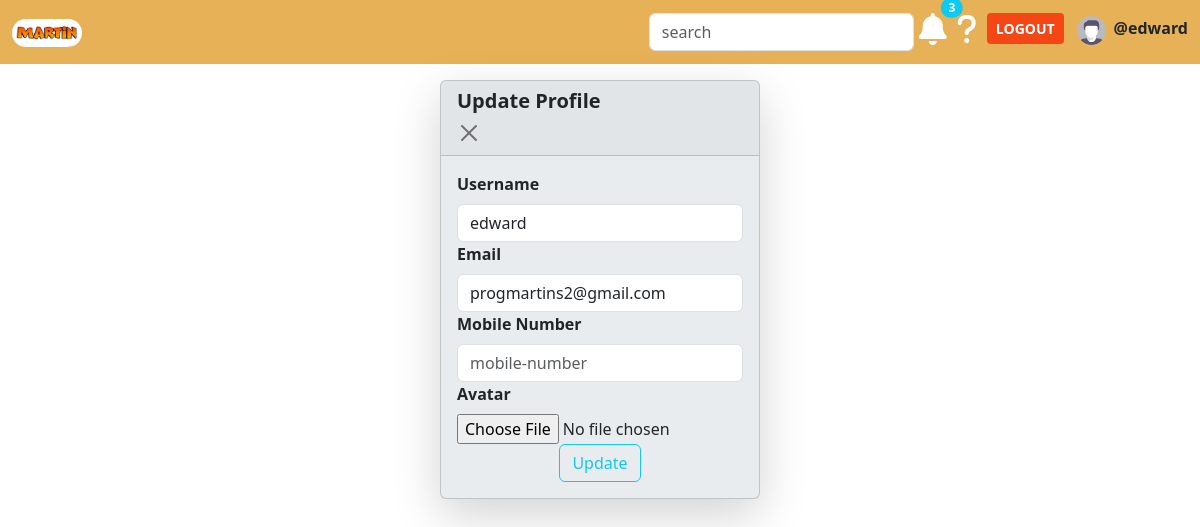
/profile-update/ (signed in), run on an earlier commit of the app's database.
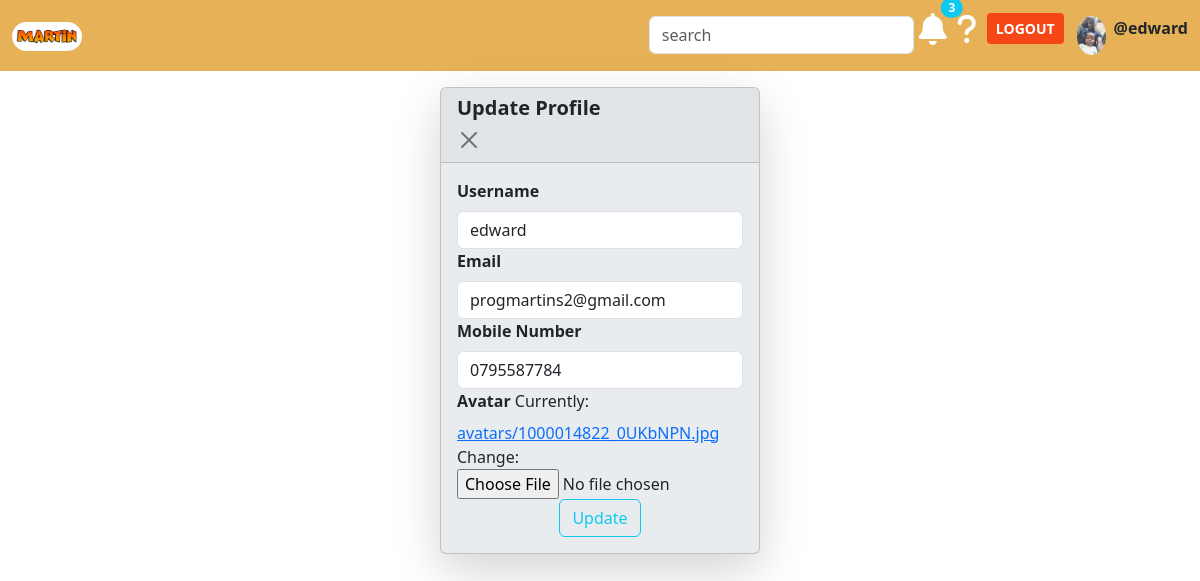
And on a later commit of the database.
### taskmng/models.py (models this page shows, shortened)
class User(AbstractUser):
    username=models.CharField(max_length=100)
    email=models.EmailField(unique=True)
    mobile_number=models.CharField(max_length=13, blank=True, null=True,unique=True)
    avatar=models.ImageField(null=True, default=None, upload_to='avatars/')
    USERNAME_FIELD='email'
    REQUIRED_FIELDS=['username']

### taskmng/views.py (the view, shortened to what this page needs)
# urls.py: path('profile-update/', profileupdate, name="profileupdate")
def profileupdate(request):
    user=request.user
    form=Profileupdateform(instance=user)
    return render(request,'taskmng/profiletabs/profileupdate.html', {'form':form})

### taskmng/forms.py
class Profileupdateform(forms.ModelForm):
    class Meta:
        model=User
        fields=['username','email','mobile_number','avatar']
        widgets={
            'username':forms.TextInput(attrs={
                'class':'form-control',
                'placeholder':'username'
            }),
            'email':forms.EmailInput(attrs={
                'class':'form-control',
                'placeholder':'email'
            }),
            'mobile_number':forms.TextInput(attrs={
                'class':'form-control',
                'placeholder':'mobile-number'
            }),
            'avatar':forms.ClearableFileInput(attrs={
                'class':'form-control-file'
            })
        }

### taskmng/templates/taskmng/profiletabs/profileupdate.html (shortened to what this page needs)
{% extends 'main.html'%}
{% block content%}
<div class="d-flex justify-content-center">
    <div class="card shadow-lg mt-3 bg-body-secondary" style="width:20rem" >
        <div class="card-header">
            <h1 class="card-title fs-5 fw-bold" id="profileupdatelabel">Update Profile</h1>
            <button class="btn-close" data-bs-dismiss="card" aria-label="Close"></button>
        </div>
        <div class="card-body">
            <form method="POST" action="" enctype="multipart/form-data">
                <div>
                    <label class="form-label fw-bold" for="{{form.username.id_for_label}}">Username</label>
                    {{form.username}}
                </div>
                <div>
                    <label class="form-label fw-bold" for="{{form.email.id_for_label}}">Email</label>
                    {{form.email}}
                </div>
                <div>
                    <label class="form-label fw-bold">Mobile Number</label>
                    {{form.mobile_number}}
                </div>
                <div>
                    <label class="form-label fw-bold">Avatar</label>
                    {{form.avatar}}
                </div>
                <div class="d-flex justify-content-center">
                    <button class="btn btn-outline-info" type="submit">Update</button>
                </div>
            </form>
        </div>
    </div>
</div>
{% endblock%}

### templates/main.html (shortened to what this page needs)
{% load static %}
<!DOCTYPE html>
<html>
    <head>
        <link rel="stylesheet" href="{% static 'main.css' %}"/>
        <link rel="stylesheet" href="{% static 'taskmng/task.css' %}"/>
        <link href="https://cdn.jsdelivr.net/npm/bootstrap@5.3.3/dist/css/bootstrap.min.css" rel="stylesheet">
    </head>
    <boby class="bg-secondary">
        {% include 'navbar.html' %}
        {% block content %}{% endblock %}
    </body>
</html>

### templates/navbar.html (shortened to what this page needs)
{% load static %}
<nav class="navbar navbar-expand-lg" style="background-color:#e6b157">
    <div class=" container-fluid">
        <a class="navbar-brand  " href="{% url 'projects'%}"><img src="{% static 'martin3.png'%}" style="width:70px; border-radius:20px 20px 20px 20px;" alt="logo"/></a>
        <div class="collapse navbar-collapse " id="navbarnav">
            <form class="ms-auto" role="search">
                <input class="form-control me-2" placeholder="search" aria-label="search">
            </form>
            <ul class="navbar-nav mb-2 mb-lg-0">
                <li class="nav-item">
                    <div class="position-relative">
                        <a href= ""><i class="fa-solid fa-bell fa-shake fa-2x " style="margin:5px; color:white;"></i><span class="position-absolute top-0 start-100 translate-middle badge rounded-pill bg-info">3</span></a>
                    </div>
                </li>
                <li class="nav-item">
                    <a href=""><i class=" fa-solid fa-question fa-2x" style="color:white; margin:5px;" ></i></a>
                </li>
                <li class="nav-item">
                    {% if request.user.is_authenticated%}
                    <button type="button" class="btn btn-sm" style="margin:5px; background-color:#f54715; "><a href="{%url 'logout'%}" class="link-underline link-underline-opacity-0 fw-bold" style="color:white;">LOGOUT</a></button>
                    {% else %}
                    <button type="button" class="btn btn-sm" style="margin:5px; background-color:#f54715;"><a href="{% url 'login'%}" class=" link-underline link-underline-opacity-0 fw-bold" style="color:white;">LOGIN</a></button>
                    {% endif%}
                </li>
                <li class="nav-item">
                    {%if user.avatar%}
                    <a href="{% url 'profile' %}"><img src="{{request.user.avatar.url}}" alt="profile" class="nav-link" style="width:45px; border-radius:50%"/> </a>
                    {%else%}
                    <a href="{% url 'profile' %}"><img src="{% static 'taskmng/media/avatar-svgrepo-com.svg' %}" alt="profile" class="nav-link" style="width:45px; border-radius:50%"/> </a>
                    {%endif%}
                </li>
                {%if request.user.is_authenticated %}
                <li class="mt-2">
                    <p class="fw-bold">@{{request.user.username}}</p>
                </li>
                {% endif%}
            </ul>
        </div>
    </div>
</nav>

What changed in the data, as far as the page shows it:
changed User "edward": user.avatar: picture added; mobile_number (not shown) → "0795587784"
Also different on the page:
text now shown: "Currently: avatars/1000014822_0UKbNPN.jpg Change:"
